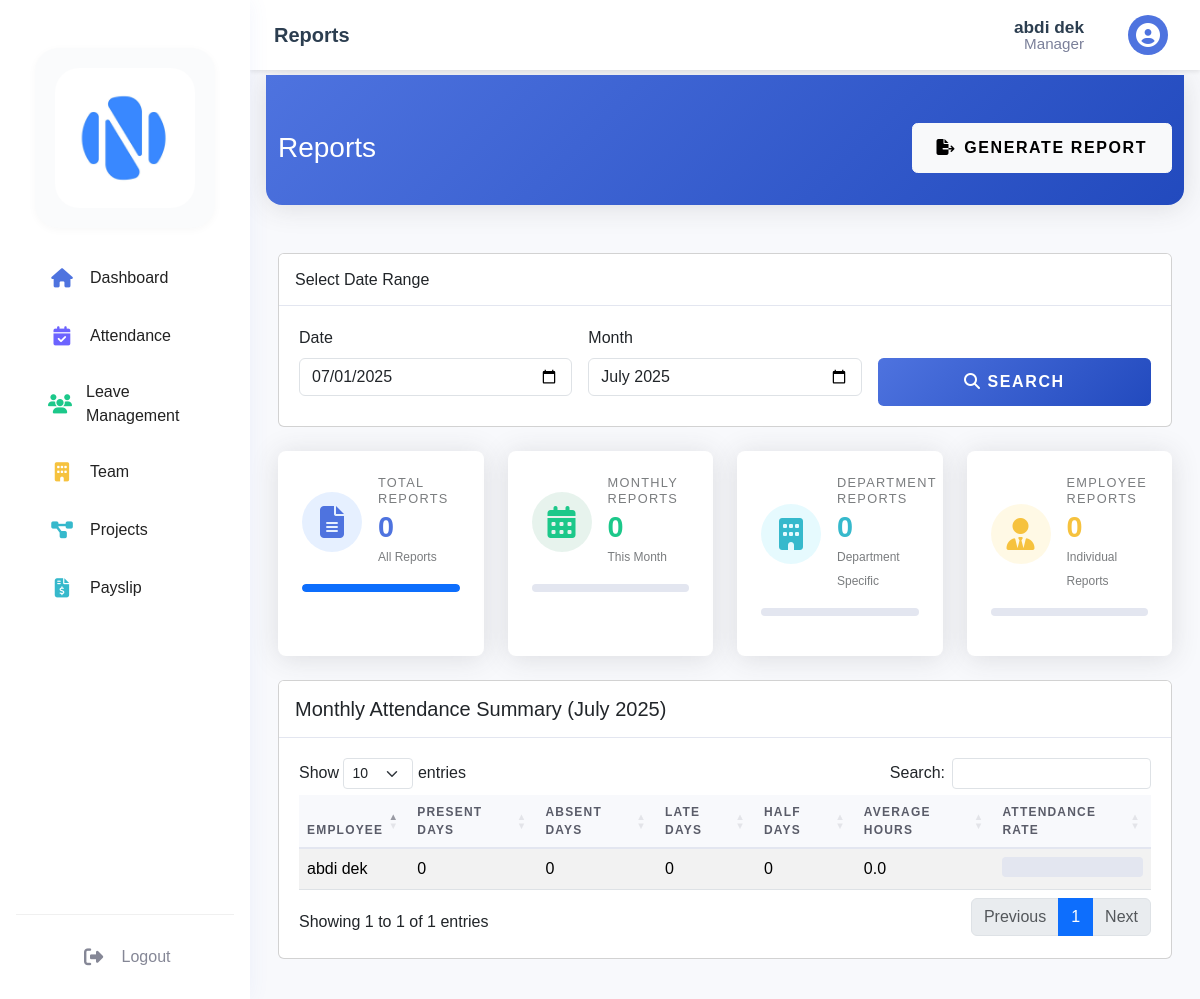
Page /dashboard/manager/reports.php (signed in) on the committed database.
### tables this page shows
CREATE TABLE `employees` (
  `emp_id` int(11) NOT NULL,
  `user_id` int(11) DEFAULT NULL,
  `first_name` varchar(50) NOT NULL,
  `last_name` varchar(50) NOT NULL,
  `dept_id` int(11) DEFAULT NULL,
  `position` varchar(100) DEFAULT NULL,
  `hire_date` date DEFAULT NULL,
  `basic_salary` decimal(10,2) DEFAULT '0.00',
  `salary` decimal(10,2) DEFAULT NULL,
  `phone` varchar(20) DEFAULT NULL,
  `address` text,
  `profile_image` varchar(255) DEFAULT NULL,
  `gender` enum('male','female') NOT NULL DEFAULT 'male'
);

CREATE TABLE `users` (
  `user_id` int(11) NOT NULL,
  `username` varchar(50) NOT NULL,
  `password` varchar(255) NOT NULL,
  `email` varchar(100) NOT NULL,
  `role` enum('admin','hr','manager','employee') NOT NULL,
  `status` enum('active','inactive','on_leave','deleted') DEFAULT 'active',
  `created_at` timestamp NOT NULL DEFAULT CURRENT_TIMESTAMP,
  `last_login` timestamp NULL DEFAULT NULL,
  `reset_token` varchar(64) DEFAULT NULL,
  `reset_token_expires` datetime DEFAULT NULL,
  `reset_code` varchar(6) DEFAULT NULL,
  `reset_code_expires` datetime DEFAULT NULL
);

### dashboard/manager/reports.php (the view, shortened to what this page needs)
<?php
require_once '../../config/database.php';
$stmt = $pdo->prepare("
    SELECT e.*, d.dept_name
    FROM employees e
    LEFT JOIN departments d ON e.dept_id = d.dept_id
    WHERE e.user_id = ?
");
$stmt->execute([$_SESSION['user_id']]);
$manager = $stmt->fetch();
$stmt = $pdo->prepare("
    SELECT
        COUNT(*) as total_reports,
        COUNT(CASE WHEN report_type = 'monthly' THEN 1 END) as monthly_reports,
        COUNT(CASE WHEN report_type = 'department' THEN 1 END) as department_reports,
        COUNT(CASE WHEN report_type = 'employee' THEN 1 END) as employee_reports
    FROM attendance_reports
    WHERE department_id = ? OR created_by = ?
");
$stmt->execute([$manager['dept_id'], $_SESSION['user_id']]);
$report_stats = $stmt->fetch();
$total_reports = $report_stats['total_reports'];
$monthly_reports = $report_stats['monthly_reports'];
$department_reports = $report_stats['department_reports'];
$employee_reports = $report_stats['employee_reports'];
$current_date = isset($_GET['date']) ? $_GET['date'] : date('Y-m-d');
$current_month = isset($_GET['month']) ? $_GET['month'] : date('Y-m');
$stmt = $pdo->prepare("
    SELECT
        e.emp_id,
        e.first_name,
        e.last_name,
        COUNT(DISTINCT CASE WHEN a.status = 'present' THEN DATE(a.attendance_date) END) as present_days,
        COUNT(DISTINCT CASE WHEN a.status = 'absent' THEN DATE(a.attendance_date) END) as absent_days,
        COUNT(DISTINCT CASE WHEN a.status = 'late' THEN DATE(a.attendance_date) END) as late_days,
        COUNT(DISTINCT CASE WHEN a.status = 'half-day' THEN DATE(a.attendance_date) END) as halfday_days,
        AVG(a.total_hours) as avg_hours_worked
    FROM employees e
    LEFT JOIN attendance a ON e.emp_id = a.emp_id
        AND DATE_FORMAT(a.attendance_date, '%Y-%m') = ?
    WHERE e.dept_id = ?
    GROUP BY e.emp_id, e.first_name, e.last_name
    ORDER BY e.first_name
");
$stmt->execute([$current_month, $manager['dept_id']]);
$monthly_summary = $stmt->fetchAll();
?>
<!DOCTYPE html>
<html lang="en">
<head>
    <link href="https://cdn.jsdelivr.net/npm/bootstrap@5.3.2/dist/css/bootstrap.min.css" rel="stylesheet">
    <link href="https://cdn.datatables.net/1.11.5/css/dataTables.bootstrap5.min.css" rel="stylesheet">
    <link rel="stylesheet" href="https://cdnjs.cloudflare.com/ajax/libs/font-awesome/6.4.0/css/all.min.css">
    <link rel="stylesheet" href="../../assets/css/dashboard.css">
</head>
<body>
    <?php include 'includes/sidebar.php'; ?>
    <div class="main-content" id="main-content">
        <?php include 'includes/topbar.php'; ?>
        <div class="page-header">
            <div class="container-fluid">
                <div class="d-flex justify-content-between align-items-center">
                    <h1 class="h3 mb-0 text-white">Reports</h1>
                    <div>
                        <button class="btn btn-light" onclick="downloadReport()">
                            <i class="fas fa-file-export me-2"></i>Generate Report
                        </button>
                    </div>
                </div>
            </div>
        </div>
        <div class="container-fluid">
            <div class="card mb-4">
                <div class="card-header">
                    <h6 class="m-0 font-weight-bold">Select Date Range</h6>
                </div>
                <div class="card-body">
                    <form method="GET" class="row g-3">
                        <div class="col-md-4">
                            <label class="form-label">Date</label>
                            <input type="date" class="form-control" name="date" value="<?php echo $current_date; ?>">
                        </div>
                        <div class="col-md-4">
                            <label class="form-label">Month</label>
                            <input type="month" class="form-control" name="month" value="<?php echo $current_month; ?>">
                        </div>
                        <div class="col-md-4">
                            <label class="form-label">&nbsp;</label>
                            <button type="submit" class="btn btn-primary w-100">
                                <i class="fas fa-search"></i> Search
                            </button>
                        </div>
                    </form>
                </div>
            </div>
            <div class="row mb-4">
                <div class="col-md-3">
                    <div class="card card-stat bg-white h-100">
                        <div class="card-body">
                            <div class="d-flex align-items-center">
                                <div class="flex-shrink-0">
                                    <div class="stat-icon bg-primary bg-opacity-10 text-primary rounded-circle p-3">
                                        <i class="fa-solid fa-file-alt fa-2x"></i>
                                    </div>
                                </div>
                                <div class="flex-grow-1 ms-3">
                                    <h6 class="card-title text-muted mb-1">Total Reports</h6>
                                    <h2 class="mb-0 text-primary"><?php echo $total_reports; ?></h2>
                                    <small class="text-muted">All Reports</small>
                                </div>
                            </div>
                            <div class="progress mt-3">
                                <div class="progress-bar bg-primary" role="progressbar"
                                     style="width: 100%">
                                </div>
                            </div>
                        </div>
                    </div>
                </div>
                <div class="col-md-3">
                    <div class="card card-stat bg-white h-100">
                        <div class="card-body">
                            <div class="d-flex align-items-center">
                                <div class="flex-shrink-0">
                                    <div class="stat-icon bg-success bg-opacity-10 text-success rounded-circle p-3">
                                        <i class="fa-solid fa-calendar-alt fa-2x"></i>
                                    </div>
                                </div>
                                <div class="flex-grow-1 ms-3">
                                    <h6 class="card-title text-muted mb-1">Monthly Reports</h6>
                                    <h2 class="mb-0 text-success"><?php echo $monthly_reports; ?></h2>
                                    <small class="text-muted">This Month</small>
                                </div>
                            </div>
                            <div class="progress mt-3">
                            </div>
                        </div>
                    </div>
                </div>
                <div class="col-md-3">
                    <div class="card card-stat bg-white h-100">
                        <div class="card-body">
                            <div class="d-flex align-items-center">
                                <div class="flex-shrink-0">
                                    <div class="stat-icon bg-info bg-opacity-10 text-info rounded-circle p-3">
                                        <i class="fa-solid fa-building fa-2x"></i>
                                    </div>
                                </div>
                                <div class="flex-grow-1 ms-3">
                                    <h6 class="card-title text-muted mb-1">Department Reports</h6>
                                    <h2 class="mb-0 text-info"><?php echo $department_reports; ?></h2>
                                    <small class="text-muted">Department Specific</small>
                                </div>
                            </div>
                            <div class="progress mt-3">
                            </div>
                        </div>
                    </div>
                </div>
                <div class="col-md-3">
                    <div class="card card-stat bg-white h-100">
                        <div class="card-body">
                            <div class="d-flex align-items-center">
                                <div class="flex-shrink-0">
                                    <div class="stat-icon bg-warning bg-opacity-10 text-warning rounded-circle p-3">
                                        <i class="fa-solid fa-user-tie fa-2x"></i>
                                    </div>
                                </div>
                                <div class="flex-grow-1 ms-3">
                                    <h6 class="card-title text-muted mb-1">Employee Reports</h6>
                                    <h2 class="mb-0 text-warning"><?php echo $employee_reports; ?></h2>
                                    <small class="text-muted">Individual Reports</small>
                                </div>
                            </div>
                            <div class="progress mt-3">
                            </div>
                        </div>
                    </div>
                </div>
            </div>
            <div class="card mb-4">
                <div class="card-header">
                    <h5 class="mb-0">Monthly Attendance Summary (<?php echo date('F Y', strtotime($current_month . '-01')); ?>)</h5>
                </div>
                <div class="card-body">
                    <div class="table-responsive">
                        <table id="monthlySummaryTable" class="table table-striped">
                            <thead>
                                <tr>
                                    <th>Employee</th>
                                    <th>Present Days</th>
                                    <th>Absent Days</th>
                                    <th>Late Days</th>
                                    <th>Half Days</th>
                                    <th>Average Hours</th>
                                    <th>Attendance Rate</th>
                                </tr>
                            </thead>
                            <tbody>
                                <?php foreach ($monthly_summary as $summary):
                                ?>
                                <tr>
                                    <td><?php echo htmlspecialchars($summary['first_name'] . ' ' . $summary['last_name']); ?></td>
                                    <td><?php echo $summary['present_days']; ?></td>
                                    <td><?php echo $summary['absent_days']; ?></td>
                                    <td><?php echo $summary['late_days']; ?></td>
                                    <td><?php echo $summary['halfday_days']; ?></td>
                                    <td><?php echo number_format($summary['avg_hours_worked'], 1); ?></td>
                                    <td>
                                        <div class="progress" style="height: 20px;">
                                        </div>
                                    </td>
                                </tr>
                                <?php endforeach; ?>
                            </tbody>
                        </table>
                    </div>
                </div>
            </div>
        </div>
    </div>
</body>
</html>

### dashboard/manager/includes/topbar.php (shortened to what this page needs)
<?php
$stmt = $pdo->prepare("
    SELECT e.*, u.username, u.email, u.role, d.dept_name as department_name
    FROM employees e
    JOIN users u ON e.user_id = u.user_id
    LEFT JOIN departments d ON e.dept_id = d.dept_id
    WHERE e.user_id = ?
");
$stmt->execute([$_SESSION['user_id']]);
$manager = $stmt->fetch();
?>
<nav class="topbar">
    <div class="topbar-left">
        <div class="page-title">
            <?php
            $current_page = basename($_SERVER['PHP_SELF'], '.php');
            echo ucfirst($current_page);
            ?>
        </div>
    </div>
    <div class="topbar-right">
        <div class="manager-info" style="display: flex; flex-direction: column; align-items: flex-end; justify-content: center; margin-right: 1.25rem;">
            <span style="font-weight: 600; color: #2c3e50; line-height: 1; font-size: 1.08rem;">
                <?php echo htmlspecialchars($manager['first_name'] . ' ' . $manager['last_name']); ?>
            </span>
            <span style="font-size: 0.95rem; color: #7b809a; line-height: 1;">
                <?php echo htmlspecialchars(ucfirst($manager['role'])); ?>
            </span>
        </div>
        <div class="profile-dropdown">
            <button class="profile-btn" id="profileDropdownBtn" type="button">
                <div class="profile-avatar">
                    <?php if (!empty($manager['profile_image'])): ?>
                        <img src="../../uploads/profile_photos/<?php echo htmlspecialchars($manager['profile_image']); ?>" alt="Profile" style="width: 40px; height: 40px; object-fit: cover; border-radius: 50%;">
                    <?php else: ?>
                        <i class="fas fa-user-circle"></i>
                    <?php endif; ?>
                </div>
            </button>
        </div>
    </div>
</nav>

### rows in the picture
employees: first_name+last_name "abdi dek", user.role "Manager", present_days "0", absent_days "0", late_days "0", halfday_days "0", avg_hours_worked "0.0"

### other values in the picture
$current_page "Reports"
$total_reports "0"
$monthly_reports "0"
$department_reports "0"
$employee_reports "0"
date('F Y', strtotime($current_month . '-01')) "July 2025"
